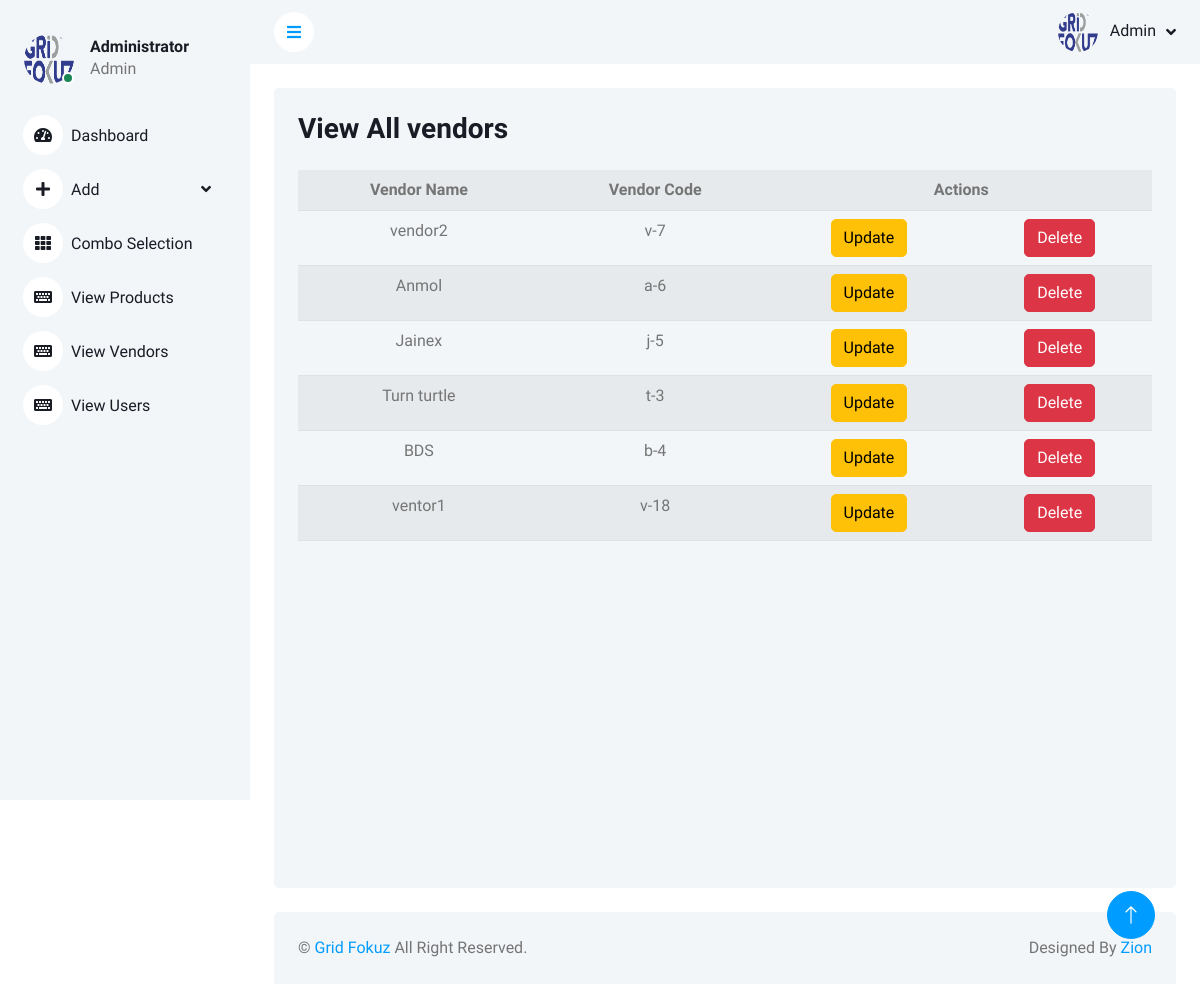
/AdminViewAllVendors (signed in), run on the app's committed database.
### gridfokuzapp/models.py (models this page shows, shortened)
class AddVendors(models.Model):
    vendorname = models.CharField(max_length=30)
    ventorcode = models.CharField(max_length=30, null=True)

### gridfokuzapp/views.py (the view)
# urls.py: path("AdminViewAllVendors", views.AdminViewAllVendors, name="AdminViewAllVendors"),
def AdminViewAllVendors(request):
    vendors = AddVendors.objects.all()
    is_admin = False
    user_groups = request.user.groups.values_list('name', flat=True)
    admin = list(user_groups)
    if admin[0] == "Admin":
        is_admin = True
    return render(request, "GridAdmin/AdminViewAllVendors.html", {"vendors":vendors, "is_admin":is_admin})

### templates/GridAdmin/AdminViewAllVendors.html (shortened to what this page needs)
<!DOCTYPE html>
{% load static %}
<html lang="en">
<head>
    <link href="https://cdnjs.cloudflare.com/ajax/libs/font-awesome/5.10.0/css/all.min.css" rel="stylesheet">
    <link href="https://cdn.jsdelivr.net/npm/bootstrap-icons@1.4.1/font/bootstrap-icons.css" rel="stylesheet">
    <link href="{% static 'lib/owlcarousel/assets/owl.carousel.min.css' %}" rel="stylesheet">
    <link href="{% static 'lib/tempusdominus/css/tempusdominus-bootstrap-4.min.css' %}" rel="stylesheet" />
    <link href="{% static 'css/bootstrap.min.css' %}" rel="stylesheet">
    <link href="{% static 'css/style.css' %}" rel="stylesheet">
</head>
<body>
    <div class="container-xxl position-relative bg-white d-flex p-0">
        <div class="sidebar pe-4 pb-3">
            <nav class="navbar bg-light navbar-light">
                <div class="d-flex align-items-center ms-4 mb-4">
                    <div class="position-relative">
                        <img class="rounded-circle" src="{% static 'img/logo3.png' %}" alt="" style="width: 50px; height: 50px;">
                        <div class="bg-success rounded-circle border border-2 border-white position-absolute end-0 bottom-0 p-1"></div>
                    </div>
                    <div class="ms-3">
                        <h6 class="mb-0">Administrator</h6>
                        <span>Admin</span>
                    </div>
                </div>
                <div class="navbar-nav w-100">
                    <a href="GridHome" class="nav-item nav-link"><i class="fa fa-tachometer-alt me-2"></i>Dashboard</a>
                    <div class="nav-item dropdown">
                        <a href="#" class="nav-link dropdown-toggle" data-bs-toggle="dropdown"><i class="fa fa-plus me-2"></i>Add</a>
                    </div>
                    <a href="/Combo" class="nav-item nav-link"><i class="fa fa-th me-2"></i>Combo Selection</a>
                    <a href="/AdminViewAllProducts" class="nav-item nav-link"><i class="fa fa-keyboard me-2"></i>View Products</a>
                    <a href="/AdminViewAllVendors" class="nav-item nav-link"><i class="fa fa-keyboard me-2"></i>View Vendors</a>
                    {% if is_admin %}
                        <a href="/users" class="nav-item nav-link"><i class="fa fa-keyboard me-2"></i>View Users</a>
                    {% endif %}
                </div>
            </nav>
        </div>
        <div class="content">
            <nav class="navbar navbar-expand bg-light navbar-light sticky-top px-4 py-0">
                <a href="#" class="sidebar-toggler flex-shrink-0">
                    <i class="fa fa-bars"></i>
                </a>
                <div class="navbar-nav align-items-center ms-auto">
                    <div class="nav-item dropdown">
                        <a href="#" class="nav-link dropdown-toggle" data-bs-toggle="dropdown">
                            <img class="rounded-circle me-lg-2" src="{% static 'img/logo3.png' %}" alt="" style="width: 40px; height: 40px;">
                            <span class="d-none d-lg-inline-flex">Admin</span>
                        </a>
                    </div>
                </div>
            </nav>
            <div class="container-fluid pt-4 px-4">
                <div class="row vh-100 bg-light rounded align-items-center justify-content-center mx-0">
                    <div class="bg-light rounded h-100 p-4 vendorinfo">
                        <h3 class="mb-4">View All vendors</h3>
                        <div class="col-12">
                            <div class="row">
                                <div class="container">
                                    <table class="table table-striped">
                                        <tr>
                                            <th>Vendor Name</th>
                                            <th>Vendor Code</th>
                                            <th colspan="2">Actions</th>
                                        </tr>
                                        {% for i in vendors %}
                                            <tr>
                                                <td>{{i.vendorname}}</td>
                                                <td>{{i.ventorcode}}</td>
                                                <td><a href="{% url 'updatevendor' i.id %}" class="btn btn-warning">Update</a></td>
                                                <td><a href="{% url 'deletevendor' i.id %}" class="btn btn-danger">Delete</a></td>
                                            </tr>
                                        {% endfor %}
                                    </table>
                                </div>
                            </div>
                        </div>
                    </div>
                </div>
            </div>
            <div class="container-fluid pt-4 px-4">
                <div class="bg-light rounded-top p-4">
                    <div class="row">
                        <div class="col-12 col-sm-6 text-center text-sm-start">
                            &copy; <a href="#">Grid Fokuz</a> All Right Reserved.
                        </div>
                        <div class="col-12 col-sm-6 text-center text-sm-end">
                            Designed By <a href="">Zion</a>
                        </div>
                    </div>
                </div>
            </div>
        </div>
        <a href="#" class="btn btn-lg btn-primary btn-lg-square back-to-top"><i class="bi bi-arrow-up"></i></a>
    </div>
</body>
</html>

### static/css/style.css (style rules this page uses)
:root { --primary: #009CFF; --light: #F3F6F9; --dark: #191C24; }
.back-to-top { position: fixed; display: none; right: 45px; bottom: 45px; z-index: 99; }
.btn { transition: .5s; }
.btn.btn-primary { color: #FFFFFF; }
.btn-lg-square { width: 48px; height: 48px; }
.btn-square, .btn-sm-square, .btn-lg-square { padding: 0; display: inline-flex; align-items: center; justify-content: center; font-weight: normal; border-radius: 50px; }
.sidebar { position: fixed; top: 0; left: 0; bottom: 0; width: 250px; height: 100vh; overflow-y: auto; background: var(--light); transition: 0.5s; z-index: 999; }
.content { margin-left: 250px; min-height: 100vh; background: #FFFFFF; transition: 0.5s; }
@media (min-width: 992px) { .sidebar { margin-left: 0; } }
@media (min-width: 992px) { .content { width: calc(100% - 250px); } }
.sidebar .navbar .navbar-nav .nav-link { padding: 7px 20px; color: var(--dark); font-weight: 500; border-left: 3px solid var(--light); border-radius: 0 30px 30px 0; outline: none; }
.sidebar .navbar .navbar-nav .nav-link i { width: 40px; height: 40px; display: inline-flex; align-items: center; justify-content: center; background: #FFFFFF; border-radius: 40px; }
.sidebar .navbar .dropdown-toggle::after { position: absolute; top: 15px; right: 15px; border: none; content: "\f107"; font-family: "Font Awesome 5 Free"; font-weight: 900; transition: .5s; }
.content .navbar .navbar-nav .nav-link { margin-left: 25px; padding: 12px 0; color: var(--dark); outline: none; }
.content .navbar .sidebar-toggler, .content .navbar .navbar-nav .nav-link i { width: 40px; height: 40px; display: inline-flex; align-items: center; justify-content: center; background: #FFFFFF; border-radius: 40px; }
.content .navbar .dropdown-toggle::after { margin-left: 6px; vertical-align: middle; border: none; content: "\f107"; font-family: "Font Awesome 5 Free"; font-weight: 900; transition: .5s; }

### templates/GridAdmin/AdminViewAllVendors.html (style rules this page uses)
.vendorinfo { overflow:scroll; }
th,td { text-align:center; }

### data on the page
AddVendors: vendorname "vendor2", ventorcode "v-7"
AddVendors: vendorname "Anmol", ventorcode "a-6"
AddVendors: vendorname "Jainex", ventorcode "j-5"
AddVendors: vendorname "Turn turtle", ventorcode "t-3"
AddVendors: vendorname "BDS", ventorcode "b-4"
AddVendors: vendorname "ventor1", ventorcode "v-18"
